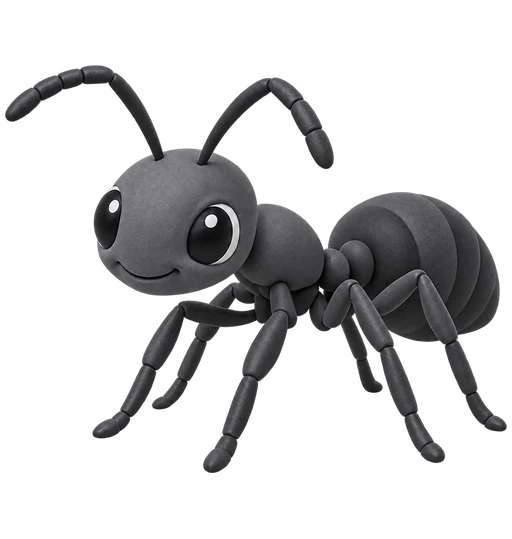
#> input picture assets/cards/ant.webp, 512 x 539 px; its folder holds 4 pictures in this run
$ python card_boxes.py
#> lines starting #> are read from the running program, lines starting #| are printed output that depends on the picture
#!/usr/bin/env python3
"""Each card picture's drawn area (alpha bbox) → js/card-boxes.js, so a card can size the DRAWING (not the 512×539
canvas) to its picture box: the top (trap) card showed pictures at very different sizes (user: "상단 카드에 이미지 크기
제각각 인거 같은데 크기 통일되게 맞춰줘") — a wide drawing (map) filled a third of the height a tall one (man) did, and some
drawings sit small inside their canvas. Run again after the cards change:

  uv run --with pillow --with numpy python tools/card_boxes.py
"""
import json, pathlib
import numpy as np
from PIL import Image

ROOT = pathlib.Path(__file__).resolve().parent.parent
boxes = {}
for f in sorted((ROOT / 'assets/cards').glob('*.webp')):
    a = np.asarray(Image.open(f).convert('RGBA'))[..., 3]
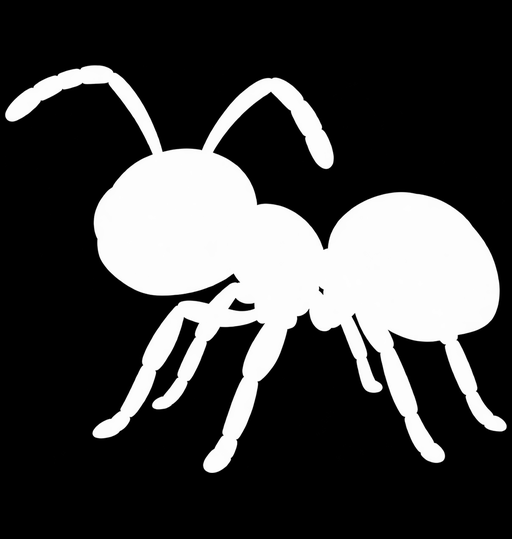
#> a: shape (539, 512); min 0, max 255, mean 64.3
    H, W = a.shape
#> H = 539; W = 512
    ys, xs = np.nonzero(a > 96)                      # the drawing, not its faint soft shadow
    x0, x1, y0, y1 = xs.min(), xs.max() + 1, ys.min(), ys.max() + 1
#> x0 = 5; x1 = 507; y0 = 65; y1 = 473
    boxes[f.stem] = [round(x0 / W, 4), round(y0 / H, 4), round((x1 - x0) / W, 4), round((y1 - y0) / H, 4)]
#> pass 2 of the loop `for f in sorted((ROOT / 'assets/cards').glob('*.webp')):`:
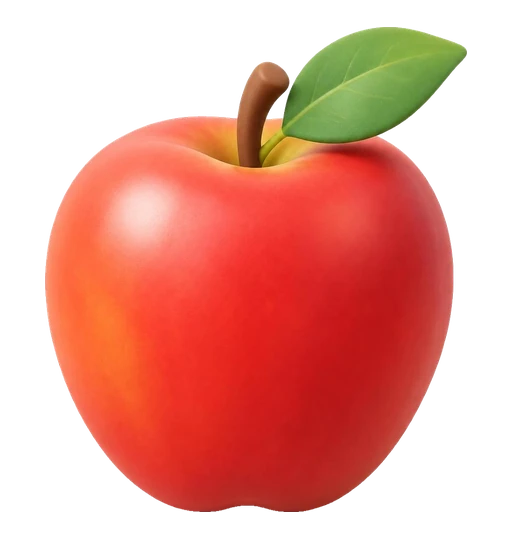
#> input picture assets/cards/apple.webp, 512 x 539 px
#> `a = np.asarray(Image.open(f).convert('RGBA'))[..., 3]`:
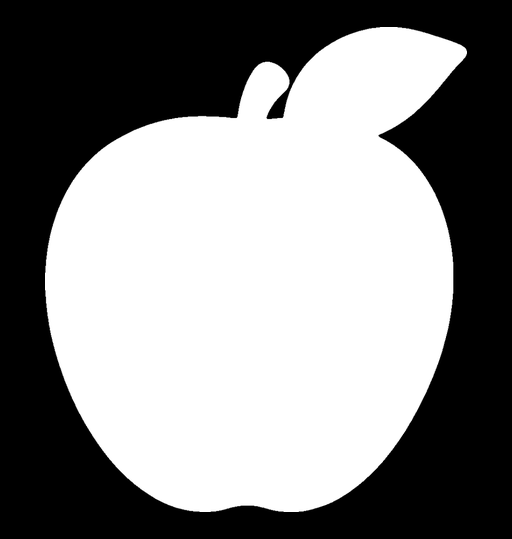
#> a: shape (539, 512); min 0, max 255, mean 136.7
#> x0 = 45; x1 = 467; y0 = 27; y1 = 512
#> pass 3 of the loop `for f in sorted((ROOT / 'assets/cards').glob('*.webp')):`:
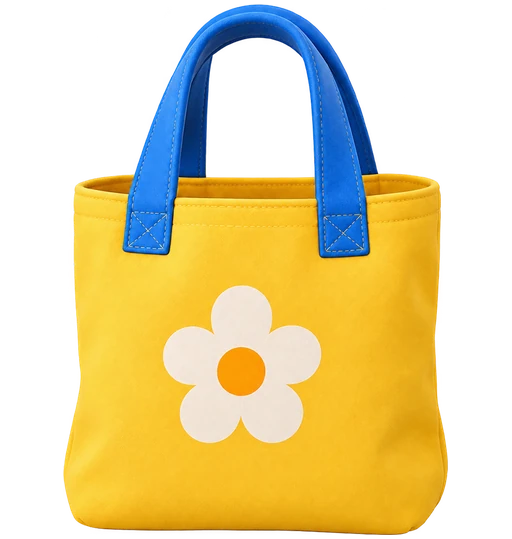
#> input picture assets/cards/bag.webp, 512 x 539 px
#> `a = np.asarray(Image.open(f).convert('RGBA'))[..., 3]`:
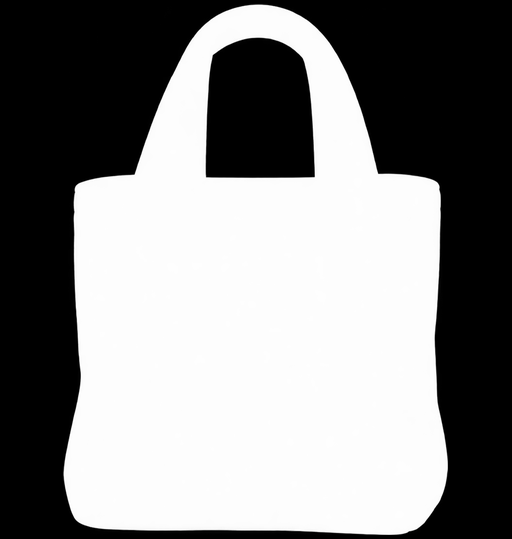
#> a: shape (539, 512); min 0, max 255, mean 134.1
#> x0 = 63; x1 = 448; y0 = 4; y1 = 535
#> the loop made 4 passes; the first 3 are shown
out = ROOT / 'js/card-boxes.js'
out.write_text('/* generated by tools/card_boxes.py: each card picture\'s drawn area [x, y, w, h] as fractions of its canvas */\n'
               'window.CROCO_CARD_BOX = ' + json.dumps(boxes, separators=(',', ':')) + ';\n')
hs = sorted((v[3], k) for k, v in boxes.items())
#> hs = [(0.757, 'ant'), (0.805, 'big'), (0.9, 'apple'), (0.985, 'bag')]
print(len(boxes), 'cards →', out.name, '| drawn height: min', hs[0], 'max', hs[-1])
#| 4 cards → card-boxes.js | drawn height: min (0.757, 'ant') max (0.9852, 'bag')
